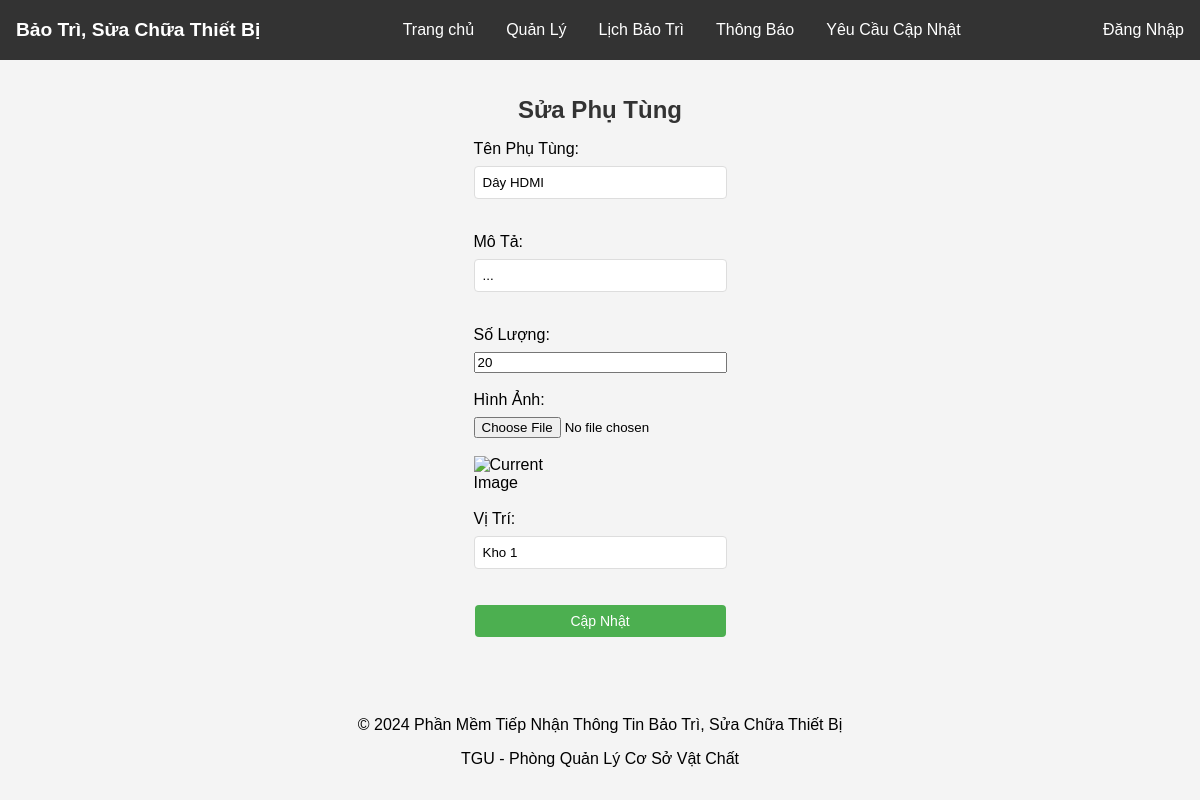
The app's page /edit_part/hdmi with its own data.
### tables this page shows
CREATE TABLE parts (
        id INTEGER PRIMARY KEY AUTOINCREMENT,
        part_code TEXT NOT NULL UNIQUE,
        part_name TEXT NOT NULL,
        part_description TEXT NOT NULL,
        quantity INTEGER NOT NULL,
        image BLOB,
        location TEXT
    );

### app.py (the view, shortened to what this page needs)
@app.route('/edit_part/<string:part_code>', methods=['GET', 'POST'])
def edit_part(part_code):
    conn = sqlite3.connect('database.db')
    cursor = conn.cursor()
    cursor.execute('SELECT * FROM parts WHERE part_code = ?', (part_code,))
    part = cursor.fetchone()
    if not part:
        return "Part not found", 404
    return render_template('admin/edit_part.html', part=part)

### templates/admin/edit_part.html (shortened to what this page needs)
{% extends 'admin/base.html' %}
{% block content %}
<h2>Sửa Phụ Tùng</h2>
<form action="{{ url_for('edit_part', part_code=part[0]) }}" method="POST" enctype="multipart/form-data">
    <label for="part_name">Tên Phụ Tùng:</label>
    <input type="text" id="part_name" name="part_name" value="{{ part[2] }}" required>
    <br>
    <label for="part_description">Mô Tả:</label>
    <input type="text" id="part_description" name="part_description" value="{{ part[3] }}" required>
    <br>
    <label for="quantity">Số Lượng:</label>
    <input type="number" id="quantity" name="quantity" value="{{ part[4] }}" required>
    <br>
    <label for="image">Hình Ảnh:</label>
    <input type="file" id="image" name="image">
    {% if part[5] %}
        <br>
        <img src="{{ url_for('static', filename='images/' ~ part[5]) }}" alt="Current Image" style="width:100px;height:auto;">
    {% endif %}
    <br>
    <label for="location">Vị Trí:</label>
    <input type="text" id="location" name="location" value="{{ part[6] }}">
    <br>
    <button type="submit">Cập Nhật</button>
</form>
{% endblock %}

### static/styles.css (style rules this page uses)
body { font-family: Arial, sans-serif; margin: 0; padding: 0; display: flex; justify-content: center; align-items: center; height: 100vh; background-color: #f4f4f4; }
h2 { text-align: center; margin-bottom: 1rem; }
form { display: flex; flex-direction: column; }
label { margin-bottom: 0.5rem; }
input[type="text"], input[type="password"] { padding: 0.5rem; margin-bottom: 1rem; border: 1px solid #ddd; border-radius: 4px; }
button { padding: 0.5rem; background-color: #333; color: white; border: none; border-radius: 4px; cursor: pointer; }
form { margin-bottom: 1rem; }
img { max-width: 100px; height: auto; }
button, .reset-button { background-color: #4CAF50; color: white; border: none; padding: 8px 16px; text-align: center; text-decoration: none; display: inline-block; font-size: 14px; margin: 2px 1px; cursor: pointer; border-radius: 4px; }
body { font-family: Arial, sans-serif; margin: 0; padding: 0; background-color: #f4f4f4; }
h2 { color: #333; }

### templates/admin/base.html (style rules this page uses)
body { font-family: Arial, sans-serif; margin: 0; padding: 0; display: flex; flex-direction: column; min-height: 100vh; }

### records on screen
parts: part_name "Dây HDMI", part_description "...", quantity "20", location "Kho 1"
